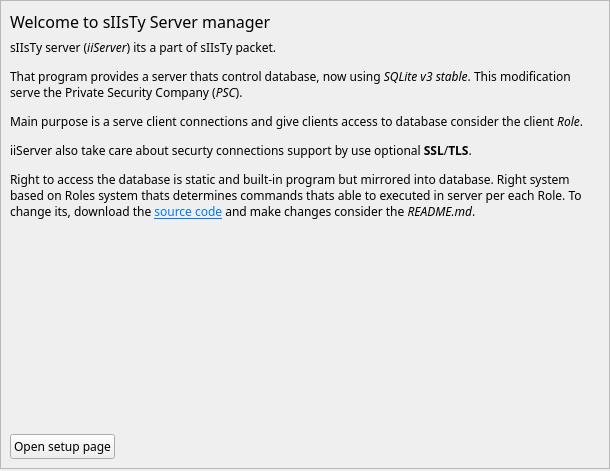
<?xml version="1.0" encoding="UTF-8"?>
<ui version="4.0">
 <class>WelcomePage</class>
 <widget class="QWidget" name="WelcomePage">
  <property name="geometry">
   <rect>
    <x>0</x>
    <y>0</y>
    <width>610</width>
    <height>471</height>
   </rect>
  </property>
  <property name="windowTitle">
   <string>Form</string>
  </property>
  <property name="styleSheet">
   <string notr="true"/>
  </property>
  <layout class="QGridLayout" name="gridLayout">
   <property name="leftMargin">
    <number>0</number>
   </property>
   <property name="topMargin">
    <number>0</number>
   </property>
   <property name="rightMargin">
    <number>0</number>
   </property>
   <property name="bottomMargin">
    <number>2</number>
   </property>
   <property name="spacing">
    <number>0</number>
   </property>
   <item row="2" column="0">
    <widget class="QFrame" name="frame">
     <property name="font">
      <font>
       <family>Anonymous Pro</family>
      </font>
     </property>
     <property name="styleSheet">
      <string notr="true"/>
     </property>
     <property name="frameShape">
      <enum>QFrame::StyledPanel</enum>
     </property>
     <property name="frameShadow">
      <enum>QFrame::Sunken</enum>
     </property>
     <layout class="QGridLayout" name="gridLayout_2">
      <item row="3" column="0">
       <widget class="QPushButton" name="pushButton">
        <property name="sizePolicy">
         <sizepolicy hsizetype="Fixed" vsizetype="Fixed">
          <horstretch>0</horstretch>
          <verstretch>0</verstretch>
         </sizepolicy>
        </property>
        <property name="text">
         <string>Open setup page</string>
        </property>
       </widget>
      </item>
      <item row="1" column="0">
       <widget class="QLabel" name="label">
        <property name="sizePolicy">
         <sizepolicy hsizetype="Preferred" vsizetype="Fixed">
          <horstretch>0</horstretch>
          <verstretch>0</verstretch>
         </sizepolicy>
        </property>
        <property name="font">
         <font>
          <family>Monaco</family>
          <pointsize>-1</pointsize>
         </font>
        </property>
        <property name="styleSheet">
         <string notr="true">font-size: 16px;
</string>
        </property>
        <property name="text">
         <string>Welcome to sIIsTy Server manager</string>
        </property>
        <property name="textFormat">
         <enum>Qt::AutoText</enum>
        </property>
       </widget>
      </item>
      <item row="2" column="0">
       <widget class="QLabel" name="label_2">
        <property name="sizePolicy">
         <sizepolicy hsizetype="Expanding" vsizetype="Expanding">
          <horstretch>0</horstretch>
          <verstretch>0</verstretch>
         </sizepolicy>
        </property>
        <property name="font">
         <font>
          <family>Monaco</family>
          <bold>false</bold>
         </font>
        </property>
        <property name="text">
         <string>&lt;html&gt;&lt;head/&gt;&lt;body&gt;&lt;p&gt;sIIsTy server (&lt;span style=&quot; font-style:italic;&quot;&gt;iiServer&lt;/span&gt;) its a part of sIIsTy packet.&lt;/p&gt;&lt;p&gt;That program provides a server thats control database, now using &lt;span style=&quot; font-style:italic;&quot;&gt;SQLite v3 stable&lt;/span&gt;. This modification serve the Private Security Company (&lt;span style=&quot; font-style:italic;&quot;&gt;PSC&lt;/span&gt;).&lt;/p&gt;&lt;p&gt;Main purpose is a serve client connections and give clients access to database consider the client &lt;span style=&quot; font-style:italic;&quot;&gt;Role&lt;/span&gt;.&lt;/p&gt;&lt;p&gt;iiServer also take care about securty connections support by use optional &lt;span style=&quot; font-weight:700;&quot;&gt;SSL&lt;/span&gt;/&lt;span style=&quot; font-weight:700;&quot;&gt;TLS&lt;/span&gt;.&lt;/p&gt;&lt;p&gt;Right to access the database is static and built-in program but mirrored into database. Right system based on Roles system thats determines commands thats able to executed in server per each Role. To change its, download the &lt;a href=&quot;https://github.com/siisgoo/siisty&quot;&gt;&lt;span style=&quot; text-decoration: underline; color:#007af4;&quot;&gt;source code&lt;/span&gt;&lt;/a&gt; and make changes consider the &lt;span style=&quot; font-style:italic;&quot;&gt;README.md&lt;/span&gt;.&lt;/p&gt;&lt;/body&gt;&lt;/html&gt;</string>
        </property>
        <property name="textFormat">
         <enum>Qt::MarkdownText</enum>
        </property>
        <property name="alignment">
         <set>Qt::AlignLeading|Qt::AlignLeft|Qt::AlignTop</set>
        </property>
        <property name="wordWrap">
         <bool>true</bool>
        </property>
        <property name="margin">
         <number>2</number>
        </property>
        <property name="indent">
         <number>-1</number>
        </property>
        <property name="openExternalLinks">
         <bool>true</bool>
        </property>
        <property name="textInteractionFlags">
         <set>Qt::LinksAccessibleByMouse</set>
        </property>
        <property name="buddy">
         <cstring></cstring>
        </property>
       </widget>
      </item>
     </layout>
    </widget>
   </item>
  </layout>
 </widget>
 <resources/>
 <connections/>
</ui>
